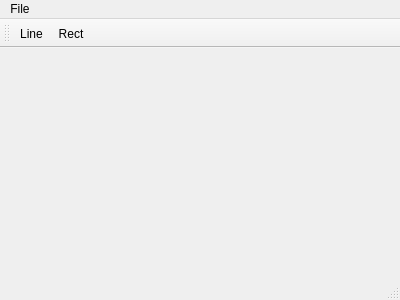
<?xml version="1.0" encoding="UTF-8"?>
<ui version="4.0">
 <class>MainWindow</class>
 <widget class="QMainWindow" name="MainWindow">
  <property name="geometry">
   <rect>
    <x>0</x>
    <y>0</y>
    <width>400</width>
    <height>300</height>
   </rect>
  </property>
  <property name="windowTitle">
   <string>MainWindow</string>
  </property>
  <widget class="QWidget" name="centralWidget"/>
  <widget class="QMenuBar" name="menuBar">
   <property name="geometry">
    <rect>
     <x>0</x>
     <y>0</y>
     <width>400</width>
     <height>23</height>
    </rect>
   </property>
   <widget class="QMenu" name="menuFile">
    <property name="title">
     <string>File</string>
    </property>
    <addaction name="actionOpen"/>
    <addaction name="actionSave"/>
    <addaction name="actionSave_As"/>
   </widget>
   <addaction name="menuFile"/>
  </widget>
  <widget class="QToolBar" name="mainToolBar">
   <attribute name="toolBarArea">
    <enum>TopToolBarArea</enum>
   </attribute>
   <attribute name="toolBarBreak">
    <bool>false</bool>
   </attribute>
   <addaction name="actionLine"/>
   <addaction name="actionRect"/>
  </widget>
  <widget class="QStatusBar" name="statusBar"/>
  <action name="actionOpen">
   <property name="text">
    <string>Open</string>
   </property>
  </action>
  <action name="actionSave">
   <property name="text">
    <string>Save</string>
   </property>
  </action>
  <action name="actionSave_As">
   <property name="text">
    <string>Save As</string>
   </property>
  </action>
  <action name="actionLine">
   <property name="text">
    <string>Line</string>
   </property>
  </action>
  <action name="actionRect">
   <property name="text">
    <string>Rect</string>
   </property>
  </action>
 </widget>
 <layoutdefault spacing="6" margin="11"/>
 <resources/>
 <connections/>
</ui>
